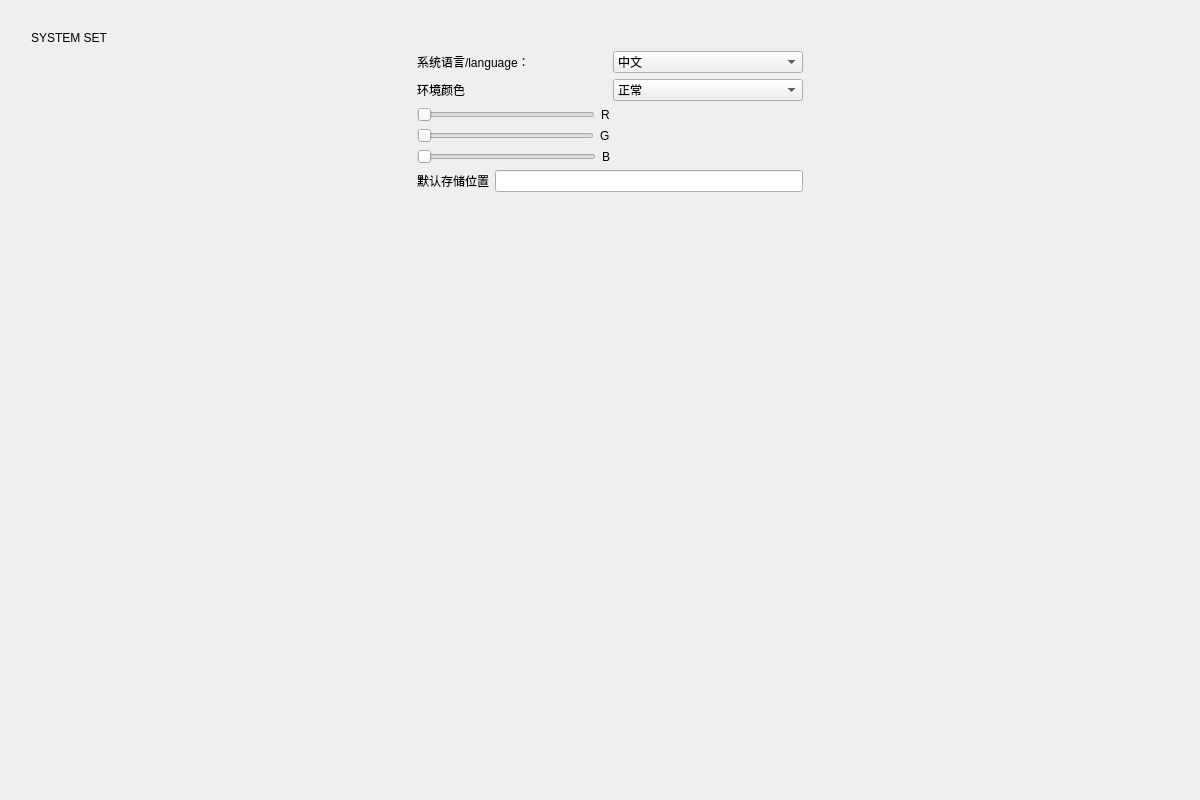
<?xml version="1.0" encoding="UTF-8"?>
<ui version="4.0">
 <class>systemSet</class>
 <widget class="QWidget" name="systemSet">
  <property name="geometry">
   <rect>
    <x>0</x>
    <y>0</y>
    <width>1200</width>
    <height>800</height>
   </rect>
  </property>
  <property name="windowTitle">
   <string>Form</string>
  </property>
  <layout class="QGridLayout" name="gridLayout">
   <item row="0" column="0">
    <spacer name="verticalSpacer_2">
     <property name="orientation">
      <enum>Qt::Vertical</enum>
     </property>
     <property name="sizeHint" stdset="0">
      <size>
       <width>20</width>
       <height>40</height>
      </size>
     </property>
    </spacer>
   </item>
   <item row="0" column="1">
    <layout class="QVBoxLayout" name="verticalLayout_5">
     <item>
      <spacer name="horizontalSpacer_3">
       <property name="orientation">
        <enum>Qt::Horizontal</enum>
       </property>
       <property name="sizeHint" stdset="0">
        <size>
         <width>40</width>
         <height>20</height>
        </size>
       </property>
      </spacer>
     </item>
     <item>
      <widget class="QLabel" name="label_3">
       <property name="styleSheet">
        <string notr="true">QLabel
{
	font: 50pt &quot;Arial&quot;;
}</string>
       </property>
       <property name="text">
        <string>SYSTEM SET</string>
       </property>
       <property name="alignment">
        <set>Qt::AlignLeading|Qt::AlignLeft|Qt::AlignVCenter</set>
       </property>
      </widget>
     </item>
     <item>
      <layout class="QVBoxLayout" name="verticalLayout_4">
       <item>
        <layout class="QHBoxLayout" name="horizontalLayout_8">
         <item>
          <spacer name="horizontalSpacer_4">
           <property name="orientation">
            <enum>Qt::Horizontal</enum>
           </property>
           <property name="sizeHint" stdset="0">
            <size>
             <width>40</width>
             <height>20</height>
            </size>
           </property>
          </spacer>
         </item>
         <item>
          <layout class="QVBoxLayout" name="verticalLayout_3">
           <item>
            <layout class="QHBoxLayout" name="horizontalLayout_4">
             <item>
              <widget class="QLabel" name="label">
               <property name="styleSheet">
                <string notr="true">font: 12pt &quot;幼圆&quot;;</string>
               </property>
               <property name="text">
                <string>系统语言/language：</string>
               </property>
              </widget>
             </item>
             <item>
              <widget class="QComboBox" name="language">
               <property name="styleSheet">
                <string notr="true">font: 12pt &quot;幼圆&quot;;</string>
               </property>
               <item>
                <property name="text">
                 <string>中文</string>
                </property>
               </item>
               <item>
                <property name="text">
                 <string>English</string>
                </property>
               </item>
              </widget>
             </item>
            </layout>
           </item>
           <item>
            <layout class="QVBoxLayout" name="verticalLayout_2">
             <item>
              <layout class="QHBoxLayout" name="horizontalLayout_5">
               <item>
                <widget class="QLabel" name="label_2">
                 <property name="styleSheet">
                  <string notr="true">font: 12pt &quot;幼圆&quot;;</string>
                 </property>
                 <property name="text">
                  <string>环境颜色</string>
                 </property>
                </widget>
               </item>
               <item>
                <widget class="QComboBox" name="color">
                 <property name="styleSheet">
                  <string notr="true">font: 12pt &quot;幼圆&quot;;</string>
                 </property>
                 <item>
                  <property name="text">
                   <string>正常</string>
                  </property>
                 </item>
                 <item>
                  <property name="text">
                   <string>暗色</string>
                  </property>
                 </item>
                 <item>
                  <property name="text">
                   <string>自定义</string>
                  </property>
                 </item>
                </widget>
               </item>
              </layout>
             </item>
             <item>
              <layout class="QHBoxLayout" name="horizontalLayout_6">
               <item>
                <layout class="QVBoxLayout" name="verticalLayout">
                 <item>
                  <layout class="QHBoxLayout" name="horizontalLayout">
                   <item>
                    <widget class="QSlider" name="red">
                     <property name="orientation">
                      <enum>Qt::Horizontal</enum>
                     </property>
                    </widget>
                   </item>
                   <item>
                    <widget class="QLabel" name="label_4">
                     <property name="styleSheet">
                      <string notr="true">font: 12pt &quot;幼圆&quot;;</string>
                     </property>
                     <property name="text">
                      <string>R</string>
                     </property>
                    </widget>
                   </item>
                  </layout>
                 </item>
                 <item>
                  <layout class="QHBoxLayout" name="horizontalLayout_2">
                   <item>
                    <widget class="QSlider" name="green">
                     <property name="orientation">
                      <enum>Qt::Horizontal</enum>
                     </property>
                    </widget>
                   </item>
                   <item>
                    <widget class="QLabel" name="label_5">
                     <property name="styleSheet">
                      <string notr="true">font: 12pt &quot;幼圆&quot;;</string>
                     </property>
                     <property name="text">
                      <string>G</string>
                     </property>
                    </widget>
                   </item>
                  </layout>
                 </item>
                 <item>
                  <layout class="QHBoxLayout" name="horizontalLayout_3">
                   <item>
                    <widget class="QSlider" name="blue">
                     <property name="orientation">
                      <enum>Qt::Horizontal</enum>
                     </property>
                    </widget>
                   </item>
                   <item>
                    <widget class="QLabel" name="label_6">
                     <property name="styleSheet">
                      <string notr="true">font: 12pt &quot;幼圆&quot;;</string>
                     </property>
                     <property name="text">
                      <string>B</string>
                     </property>
                    </widget>
                   </item>
                  </layout>
                 </item>
                </layout>
               </item>
               <item>
                <spacer name="horizontalSpacer">
                 <property name="orientation">
                  <enum>Qt::Horizontal</enum>
                 </property>
                 <property name="sizeHint" stdset="0">
                  <size>
                   <width>40</width>
                   <height>20</height>
                  </size>
                 </property>
                </spacer>
               </item>
              </layout>
             </item>
            </layout>
           </item>
           <item>
            <layout class="QHBoxLayout" name="horizontalLayout_7">
             <item>
              <widget class="QLabel" name="label_7">
               <property name="styleSheet">
                <string notr="true">font: 12pt &quot;幼圆&quot;;</string>
               </property>
               <property name="text">
                <string>默认存储位置</string>
               </property>
              </widget>
             </item>
             <item>
              <widget class="QLineEdit" name="filepath">
               <property name="styleSheet">
                <string notr="true">font: 12pt &quot;幼圆&quot;;</string>
               </property>
              </widget>
             </item>
            </layout>
           </item>
          </layout>
         </item>
         <item>
          <spacer name="horizontalSpacer_2">
           <property name="orientation">
            <enum>Qt::Horizontal</enum>
           </property>
           <property name="sizeHint" stdset="0">
            <size>
             <width>40</width>
             <height>20</height>
            </size>
           </property>
          </spacer>
         </item>
        </layout>
       </item>
       <item>
        <spacer name="verticalSpacer">
         <property name="orientation">
          <enum>Qt::Vertical</enum>
         </property>
         <property name="sizeHint" stdset="0">
          <size>
           <width>20</width>
           <height>40</height>
          </size>
         </property>
        </spacer>
       </item>
      </layout>
     </item>
    </layout>
   </item>
  </layout>
 </widget>
 <resources/>
 <connections/>
</ui>
